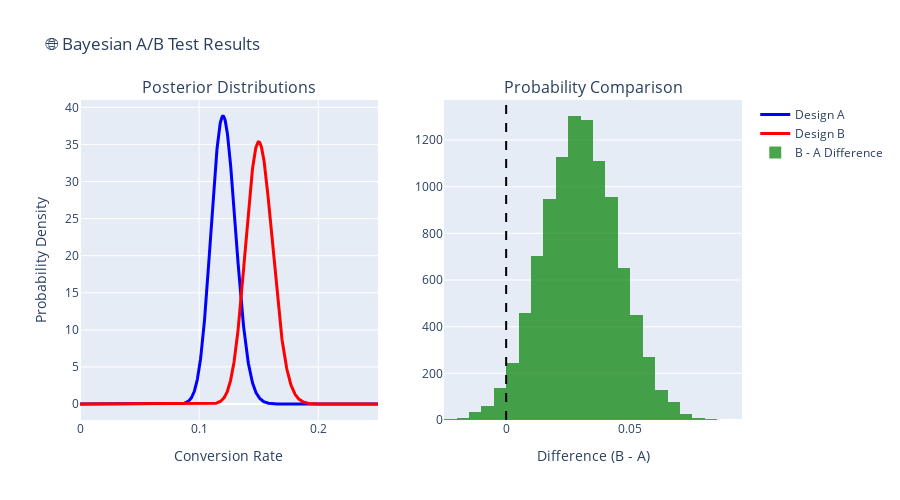

Notebook code for this chart:
### Code cell
# Visualize the A/B test results
fig = make_subplots(
    rows=1, cols=2,
    subplot_titles=['Posterior Distributions', 'Probability Comparison'],
    specs=[[{"secondary_y": False}, {"secondary_y": False}]]
)

# 1. Posterior distributions
x_range = np.linspace(0, 0.25, 1000)
pdf_a = stats.beta.pdf(x_range, ab_results['alpha_a'], ab_results['beta_a'])
pdf_b = stats.beta.pdf(x_range, ab_results['alpha_b'], ab_results['beta_b'])

fig.add_trace(
    go.Scatter(x=x_range, y=pdf_a, mode='lines', name='Design A',
               line=dict(color='blue', width=3)),
    row=1, col=1
)

fig.add_trace(
    go.Scatter(x=x_range, y=pdf_b, mode='lines', name='Design B',
               line=dict(color='red', width=3)),
    row=1, col=1
)

# 2. Difference distribution
diff_samples = ab_results['samples_b'] - ab_results['samples_a']
fig.add_trace(
    go.Histogram(x=diff_samples, nbinsx=50, name='B - A Difference',
                 marker_color='green', opacity=0.7),
    row=1, col=2
)

# Add vertical line at 0
fig.add_vline(x=0, line_dash="dash", line_color="black", row=1, col=2)

fig.update_layout(
    height=500,
    title_text="🌐 Bayesian A/B Test Results",
    xaxis_title="Conversion Rate",
    yaxis_title="Probability Density"
)

fig.update_xaxes(title_text="Conversion Rate", row=1, col=1)
fig.update_xaxes(title_text="Difference (B - A)", row=1, col=2)

fig.show()

print("💡 Key Insights:")
print(f"   • We can quantify uncertainty with credible intervals")
print(f"   • We get direct probability statements (not p-values!)")
print(f"   • We can stop the test early if we're confident")
print(f"   • We can incorporate prior knowledge easily")

### Figure 1 — Plotly figure (JSON) as saved in the notebook; plotly's stock layout.template omitted (floating-point values rounded to 4 significant figures; data arrays with more than 128 entries replaced by an {"elided": "..."} marker saying what was removed)
{"data": [{"line": {"color": "blue", "width": 3}, "mode": "lines", "name": "Design A", "type": "scatter", "x": {"elided": "1000 float values"}, "xaxis": "x", "y": {"elided": "1000 float values"}, "yaxis": "y"}, {"line": {"color": "red", "width": 3}, "mode": "lines", "name": "Design B", "type": "scatter", "x": {"elided": "1000 float values"}, "xaxis": "x", "y": {"elided": "1000 float values"}, "yaxis": "y"}, {"marker": {"color": "green"}, "name": "B - A Difference", "nbinsx": 50, "opacity": 0.7, "type": "histogram", "x": {"elided": "10000 float values"}, "xaxis": "x2", "yaxis": "y2"}], "layout": {"annotations": [{"font": {"size": 16}, "showarrow": false, "text": "Posterior Distributions", "x": 0.225, "xanchor": "center", "xref": "paper", "y": 1, "yanchor": "bottom", "yref": "paper"}, {"font": {"size": 16}, "showarrow": false, "text": "Probability Comparison", "x": 0.775, "xanchor": "center", "xref": "paper", "y": 1, "yanchor": "bottom", "yref": "paper"}], "height": 500, "shapes": [{"line": {"color": "black", "dash": "dash"}, "type": "line", "x0": 0, "x1": 0, "xref": "x2", "y0": 0, "y1": 1, "yref": "y2 domain"}], "title": {"text": "🌐 Bayesian A/B Test Results"}, "xaxis": {"anchor": "y", "domain": [0, 0.45], "title": {"text": "Conversion Rate"}}, "xaxis2": {"anchor": "y2", "domain": [0.55, 1], "title": {"text": "Difference (B - A)"}}, "yaxis": {"anchor": "x", "domain": [0, 1], "title": {"text": "Probability Density"}}, "yaxis2": {"anchor": "x2", "domain": [0, 1]}}}
